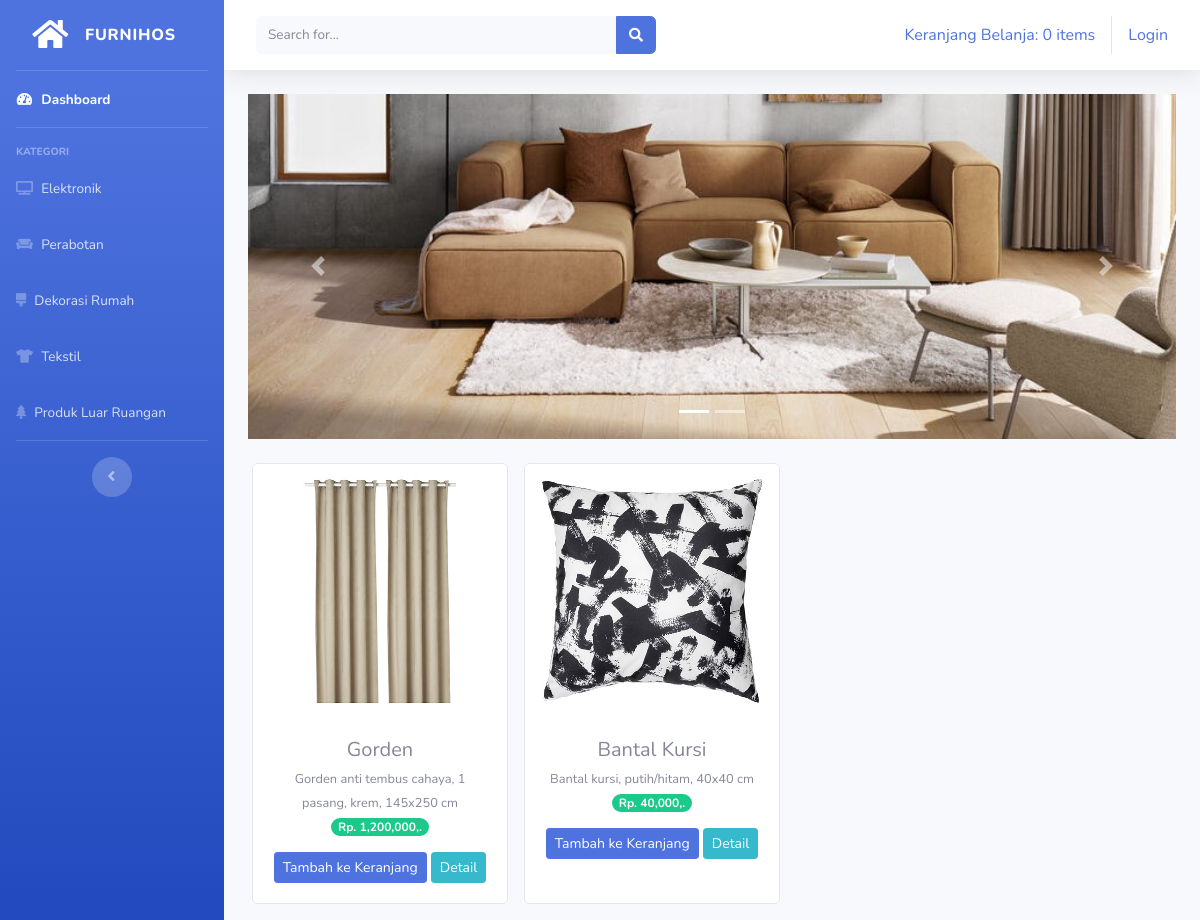
The page /index.php/kategori/tekstil on the database its author committed.
### tables this page shows
CREATE TABLE `tb_barang` (
  `id_brg` int(11) NOT NULL,
  `nama_brg` varchar(120) NOT NULL,
  `keterangan` varchar(225) NOT NULL,
  `kategori` varchar(60) NOT NULL,
  `harga` int(11) NOT NULL,
  `stok` int(4) NOT NULL,
  `gambar` text NOT NULL
);

### application/controllers/kategori.php (called while the page is built, shortened)
<?php
class Kategori extends CI_Controller{
    public function tekstil(){
        $data['tekstil'] = $this->model_kategori->data_tekstil()->result();
        $this->load->view('templates/header');
        $this->load->view('templates/sidebar');
        $this->load->view('tekstil',$data);
        $this->load->view('templates/footer');
    }
}

### index.php (called while the page is built, shortened)
<?php
require_once BASEPATH.'core/CodeIgniter.php';

### application/models/model_kategori.php (called while the page is built, shortened)
<?php
class Model_kategori extends CI_Model{
    public function data_tekstil(){
        return $this->db->get_where("tb_barang",array('kategori'=>'tekstil'));
    }
}

### application/views/tekstil.php (the view, shortened to what this page needs)
<div class="container-fluid">
        <div id="carouselExampleIndicators" class="carousel slide" data-ride="carousel">
        <ol class="carousel-indicators">
            <li data-target="#carouselExampleIndicators" data-slide-to="0" class="active"></li>
            <li data-target="#carouselExampleIndicators" data-slide-to="1"></li>
        </ol>
        <div class="carousel-inner">
            <div class="carousel-item active">
            <img src="<?php echo base_url('assets/img/slider1.jpg') ?>" class="d-block w-100" alt="...">
            </div>
        </div>
        <a class="carousel-control-prev" href="#carouselExampleIndicators" role="button" data-slide="prev">
            <span class="carousel-control-prev-icon" aria-hidden="true"></span>
        </a>
        <a class="carousel-control-next" href="#carouselExampleIndicators" role="button" data-slide="next">
            <span class="carousel-control-next-icon" aria-hidden="true"></span>
        </a>
        </div>
    <div class="row text-center mt-4">
    <?php foreach ($tekstil as $brg) :?>
        <div class="card ml-3 mb-3" style="width: 16rem;">
            <img src="<?php echo base_url().'/uploads/'.$brg->gambar ?>" class="card-img-top" alt="...">
            <div class="card-body">
                <h5 class="card-title mb-1"><?php echo $brg->nama_brg ?></h5>
                <small><?php echo $brg->keterangan ?></small><br>
                <span class="badge badge-pill badge-success mb-3">Rp. <?php echo number_format($brg->harga),',','.' ?></span>
                <?php echo anchor('dashboard/tambah_ke_keranjang/'.$brg->id_brg, '<div class="btn btn-sm btn-primary">Tambah ke Keranjang</div>') ?>
                <?php echo anchor('dashboard/detail/'.$brg->id_brg, '<div class="btn btn-sm btn-info">Detail</div>') ?>
            </div>
            </div>
    <?php endforeach; ?>
    </div>
</div>

### application/views/templates/header.php (shortened to what this page needs)
<!DOCTYPE html>
<html lang="en">
<head>
    <link href="<?php echo base_url() ?>assets/vendor/fontawesome-free/css/all.min.css" rel="stylesheet" type="text/css">
    <link href="<?php echo base_url() ?>assets/css/sb-admin-2.min.css" rel="stylesheet">
</head>

### application/views/templates/sidebar.php (shortened to what this page needs)
<body id="page-top">
<div id="wrapper">
    <ul class="navbar-nav bg-gradient-primary sidebar sidebar-dark accordion" id="accordionSidebar">
        <a class="sidebar-brand d-flex align-items-center justify-content-center" href="<?php echo base_url('dashboard')?>">
            <div class="sidebar-brand-icon">
            <i class="fas fa-home"></i>
            </div>
            <div class="sidebar-brand-text mx-3">FURNIHOS</div>
        </a>
        <hr class="sidebar-divider my-0">
        <li class="nav-item active">
            <a class="nav-link" href="<?php echo base_url('dashboard')?>">
                <i class="fas fa-fw fa-tachometer-alt"></i>
                <span>Dashboard</span></a>
        </li>
        <hr class="sidebar-divider">
        <div class="sidebar-heading">
            KATEGORI
        </div>
        <li class="nav-item">
            <a class="nav-link" href="<?php echo base_url('kategori/elektronik')?>">
                <i class="fas fa-fw fa-tv"></i>
                <span>Elektronik</span></a>
        </li>
        <li class="nav-item">
            <a class="nav-link" href="<?php echo base_url('kategori/perabotan')?>">
                <i class="fas fa-fw fa-couch"></i>
                <span>Perabotan</span></a>
        </li>
        <li class="nav-item">
            <a class="nav-link" href="<?php echo base_url('kategori/dekorasi_rumah')?>">
            <i class="fas fa-brush"></i>
                <span>Dekorasi Rumah</span></a>
        </li>
        <li class="nav-item">
            <a class="nav-link" href="<?php echo base_url('kategori/tekstil')?>">
                <i class="fas fa-fw fa-tshirt"></i>
                <span>Tekstil</span></a>
        </li>
        <li class="nav-item">
            <a class="nav-link" href="<?php echo base_url('kategori/produk_luar_ruangan')?>">
            <i class="fas fa-tree"></i>
                <span>Produk Luar Ruangan</span></a>
        </li>
        <hr class="sidebar-divider d-none d-md-block">
        <div class="text-center d-none d-md-inline">
            <button class="rounded-circle border-0" id="sidebarToggle"></button>
        </div>
    </ul>
    <div id="content-wrapper" class="d-flex flex-column">
        <div id="content">
            <nav class="navbar navbar-expand navbar-light bg-white topbar mb-4 static-top shadow">
                <form
                    class="d-none d-sm-inline-block form-inline mr-auto ml-md-3 my-2 my-md-0 mw-100 navbar-search">
                    <div class="input-group">
                        <input type="text" class="form-control bg-light border-0 small" placeholder="Search for..."
                            aria-label="Search" aria-describedby="basic-addon2">
                        <div class="input-group-append">
                            <button class="btn btn-primary" type="button">
                                <i class="fas fa-search fa-sm"></i>
                            </button>
                        </div>
                    </div>
                </form>
                <ul class="navbar-nav ml-auto">
                    <div class="navbar">
                        <ul class="nav navbar-nav navbar-right">
                            <li>
                             <?php
                             $keranjang = 'Keranjang Belanja: '. $this->cart->total_items(). ' items'
                             ?>
                             <?php echo anchor('dashboard/detail_keranjang', $keranjang) ?>
                            </li>
                        </ul>
                    <ul class="nav navbar-nav navbar-right">
                        <?php if($this->session->userdata('username')) { ?>
                            <li><div>Selamat Datang <?php echo $this->session->userdata('username') ?></div></li>
                            <li class="ml-2"><?php echo anchor('auth/logout','Logout'); ?> </li>
                            <?php }else { ?>
                                <li><?php echo anchor('auth/login','Login'); ?></li>
                                <?php } ?>
                    </ul>
                    </div>
                </ul>
            </nav>

### application/views/templates/footer.php (shortened to what this page needs)
</body>
</html>

### rows shown on the page
tb_barang: gambar (picture), nama_brg "Gorden", keterangan "Gorden anti tembus cahaya, 1 pasang, krem, 145x250 cm", harga "1,200,000", id_brg "Tambah ke Keranjang", id_brg "Detail"
tb_barang: gambar (picture), nama_brg "Bantal Kursi", keterangan "Bantal kursi, putih/hitam, 40x40 cm", harga "40,000", id_brg "Tambah ke Keranjang", id_brg "Detail"

### other values the page prints
anchor('dashboard/detail_keranjang', $keranjang) "Keranjang Belanja: 0 items"
anchor('auth/login','Login') "Login"
